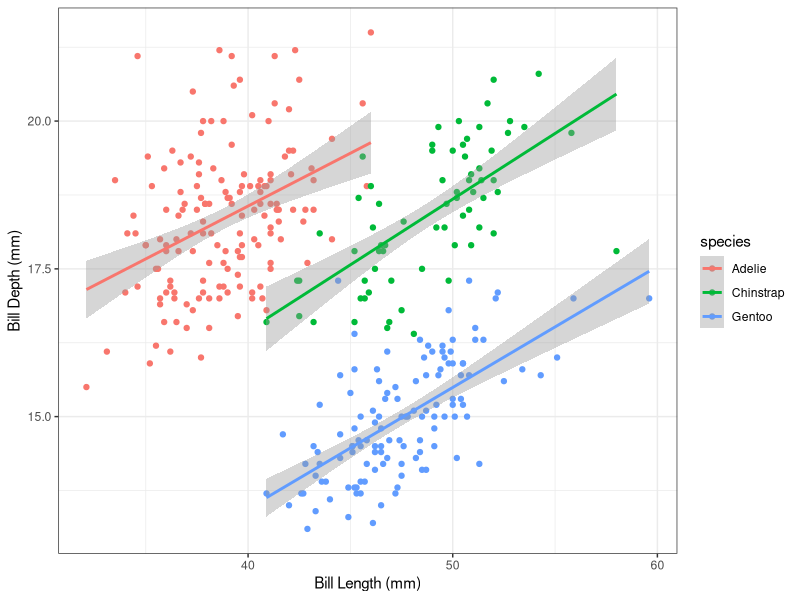

The R script that drew this image:
## ---- chunk 1
knitr::opts_chunk$set(echo = TRUE)
## ---- chunk 2
library(tidyverse)
library(here)
library(palmerpenguins)
## ---- chunk 3
glimpse(penguins)
## ---- chunk 4
penguins %>% 
  ggplot(aes(x = bill_length_mm,
             y = bill_depth_mm,
             color = species))+
  geom_point()+
  geom_smooth(method = "lm")+
  labs(x = "Bill Length (mm)",
       y = "Bill Depth (mm)")+
  theme_bw()
